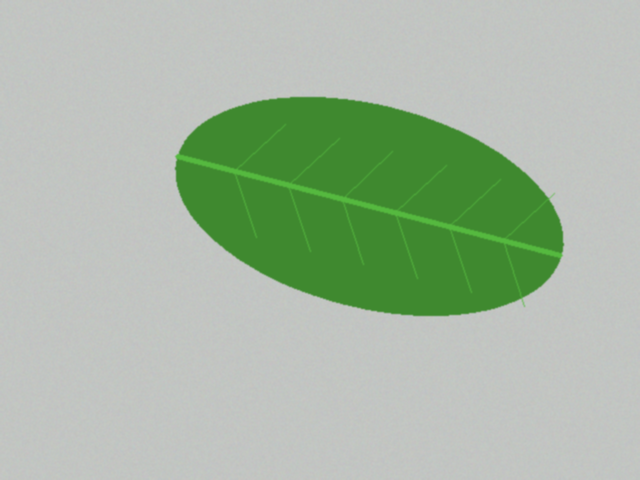
#> input picture data/sintetic/bersih/teh_001.png, 640 x 480 px, found by its file name
$ jupyter execute --allow-errors B4_penapisan.ipynb
#> lines starting #> are read from the running program, lines starting #| are printed output that depends on the picture
### src/utils_cv.py

import numpy as np
import matplotlib.pyplot as plt


def baca(path):
    """Membaca citra dan langsung memberi pesan jelas bila gagal."""
    img = cv2.imread(path)
    if img is None:
        raise FileNotFoundError(f"Citra tidak ditemukan: {path}")
    return img


# [33 lines left out: functions tampil, kontras_bercak, statistik, not called in this run]

### notebook/B4_penapisan.ipynb
[cell 1]
import os, sys
REPO = "https://github.com/salsyaniditiani-commits/simuteh--2330511061-.git"

if not os.path.exists("/content/simuteh"):
    !git clone {REPO} /content/simuteh
os.chdir("/content/simuteh")

for f in ["notebook", "hasil", "laporan"]:
    os.makedirs(f, exist_ok=True)

if not os.path.exists("data/sintetis/citra"):
    !python src/buat_dataset_sintetis.py

os.chdir("/content/simuteh/notebook")
sys.path.append("../src")

print("Folder kerja:", os.getcwd())
#> (the rest of this cell did not finish here and is left out)

Kode 4.1 Verifikasi konvolusi manual

[cell 2]
import cv2
import numpy as np
import matplotlib.pyplot as plt
import pandas as pd
import time

from utils_cv import baca, statistik, tampil, kontras_bercak

# Membaca citra dan mask
nama = "teh_041.png"

#> (the rest of this cell did not finish here and is left out)

md = cv2.imread(f"../data/sintetis/mask_daun/{nama}", 0)
mb = cv2.imread(f"../data/sintetis/mask_bercak/{nama}", 0)

# Fungsi konvolusi manual
def konvolusi(img, k):  # fungsi dari slide P4
    kh, kw = k.shape
    ph, pw = kh // 2, kw // 2
    pad = np.pad(img.astype(float), ((ph, ph), (pw, pw)), mode="edge")
    out = np.zeros(img.shape)

    for y in range(img.shape[0]):
        for x in range(img.shape[1]):
            out[y, x] = np.sum(pad[y:y+kh, x:x+kw] * k)

    return np.clip(np.round(out), 0, 255).astype(np.uint8)


# Fungsi konvolusi sejati
def konvolusi_sejati(img, k):  # kernel dibalik 180 derajat dahulu
    return konvolusi(img, np.flip(k))


# Pengujian beberapa kernel
for nm, k in {
    "rerata": np.ones((3, 3)) / 9,
    "asimetris": np.array([[1, 0, -1], [2, 0, -2], [1, 0, -1]], float)
}.items():

    t0 = time.perf_counter()
    a = konvolusi(bersih, k)
    t_manual = time.perf_counter() - t0

    t0 = time.perf_counter()
    b = cv2.filter2D(bersih, -1, k, borderType=cv2.BORDER_REPLICATE)
    t_cv = time.perf_counter() - t0

    beda = np.abs(a.astype(int) - b.astype(int)).max()

    c = konvolusi_sejati(bersih, k)
    beda2 = np.abs(c.astype(int) - b.astype(int)).max()

    print(f"{nm}: selisih manual vs filter2D={beda}, "
          f"sejati vs filter2D={beda2}, "
          f"waktu manual={t_manual:.3f} s, filter2D={t_cv:.5f} s")

Kode 4.2 Tabel penapis x derau x PSNR x waktu x KB

[cell 3]
import pandas as pd
rng = np.random.default_rng(42)

def derau_gauss(img, sd):
    return np.clip(img + rng.normal(0, sd, img.shape), 0, 255).astype(np.uint8)

def derau_sp(img, p):                  # p = proporsi piksel rusak
    out = img.copy(); m = rng.random(img.shape)
    out[m < p / 2] = 0; out[m > 1 - p / 2] = 255
    return out

def ukur_waktu(f, x, ulang=20):        # rerata beberapa kali, dalam ms
    t = []
    for _ in range(ulang):
        t0 = time.perf_counter(); f(x); t.append(time.perf_counter() - t0)
    return 1000 * np.mean(t)

#> (the rest of this cell did not finish here and is left out)

grafik seluruh hasil

Kode 4.3 Pengaruh ukuran kernel median pada bercak kecil

[cell 4]
import pandas as pd
import matplotlib.pyplot as plt
import os

#> (the rest of this cell did not finish here and is left out)

[cell 5]
def selisih_rerata(kanal, mask_daun, mask_bercak):
    """dI = |rerata bercak - rerata daun sehat|, dalam satuan intensitas."""
    k = kanal.astype(float)
    sehat = (mask_daun > 0) & (mask_bercak == 0)
    return abs(k[mask_bercak > 0].mean() - k[sehat].mean())

#> (the rest of this cell did not finish here and is left out)

grafik terhadap ukuran kernel

[cell 6]
import matplotlib.pyplot as plt

#> (the rest of this cell did not finish here and is left out)

ini yang bercak

[cell 7]
import cv2
import matplotlib.pyplot as plt
from utils_cv import baca

# Ambil satu citra kelas ringan
#> (the rest of this cell did not finish here and is left out)

[cell 8]
import numpy as np
import cv2
import matplotlib.pyplot as plt

# Cari posisi bercak dari mask
#> (the rest of this cell did not finish here and is left out)

Kode 4.4 Pengaruh urutan penajaman

#> (a cell that did not finish here is left out)

[cell 10]
import cv2
import numpy as np
import pandas as pd
import matplotlib.pyplot as plt
import os

# Daftar 12 citra kondisi normal
daftar_nama = [f"teh_{i:03d}.png" for i in range(1, 57, 5)]

# Penapis pilihan
nama_penapis = "median_3"
penapis = lambda x: cv2.medianBlur(x, 3)

baris = []

for nama in daftar_nama:
    # Membaca citra bersih dan citra dengan derau sensor
    bersih = cv2.imread(f"../data/sintetis/bersih/{nama}")
#> bersih is the input picture: shape (480, 640, 3); mean B, G, R 163.5, 184.7, 166.8
    noisy = cv2.imread(f"../data/sintetis/citra/{nama}")

    if bersih is None or noisy is None:
        print(f"Citra tidak ditemukan: {nama}")
        continue

    if bersih.shape != noisy.shape:
        print(f"Ukuran citra berbeda: {nama}")
        continue

    # PSNR sebelum penapisan
    psnr_sebelum = cv2.PSNR(bersih, noisy)
#> psnr_sebelum = 361.2

    # Terapkan penapis
    hasil = penapis(noisy)

    # PSNR sesudah penapisan
    psnr_sesudah = cv2.PSNR(bersih, hasil)
#> psnr_sesudah = 50.72

    baris.append([nama, psnr_sebelum, psnr_sesudah,
                  psnr_sesudah - psnr_sebelum])

hasil_sensor = pd.DataFrame(
    baris,
    columns=["nama", "PSNR_sebelum", "PSNR_sesudah", "peningkatan"]
)

print(hasil_sensor.round(2))

print("\nRata-rata PSNR:")
print(hasil_sensor[["PSNR_sebelum", "PSNR_sesudah", "peningkatan"]].mean().round(2))

#> (the rest of this cell did not finish here and is left out)

[cell 11]
plt.figure(figsize=(12, 6))

x = np.arange(len(hasil_sensor))
lebar = 0.35

plt.bar(x - lebar/2, hasil_sensor["PSNR_sebelum"],
        lebar, label="Sebelum Penapisan", color="#F4A7BB")

plt.bar(x + lebar/2, hasil_sensor["PSNR_sesudah"],
        lebar, label="Sesudah Penapisan", color="#6FA8DC")

plt.title("Perbandingan PSNR Sebelum dan Sesudah Penapisan")
plt.xlabel("Nama Citra")
plt.ylabel("PSNR (dB)")
plt.xticks(x, hasil_sensor["nama"], rotation=45)
plt.legend()
plt.grid(axis="y", alpha=0.3)
plt.tight_layout()

plt.savefig("../hasil/b4_grafik_psnr_sensor.png", dpi=200)
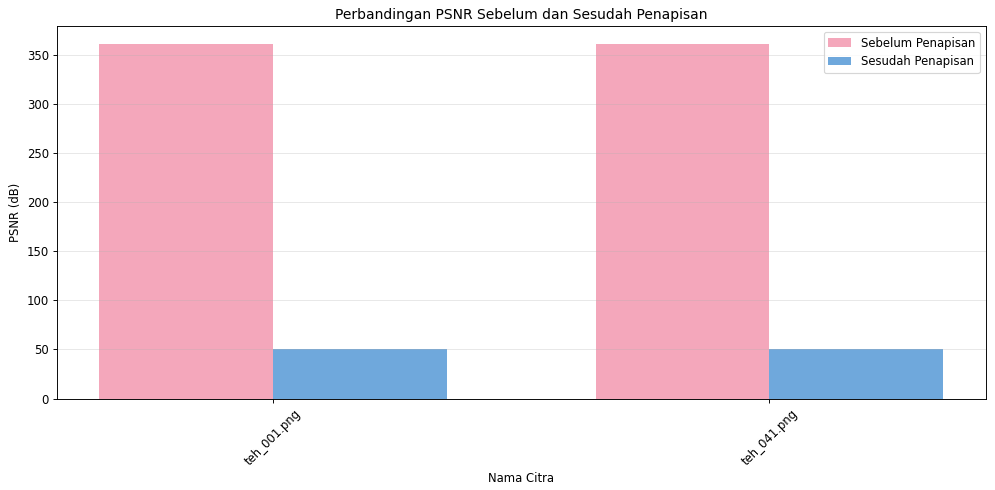
#> figure drawn by matplotlib, 1 panel
plt.show()
